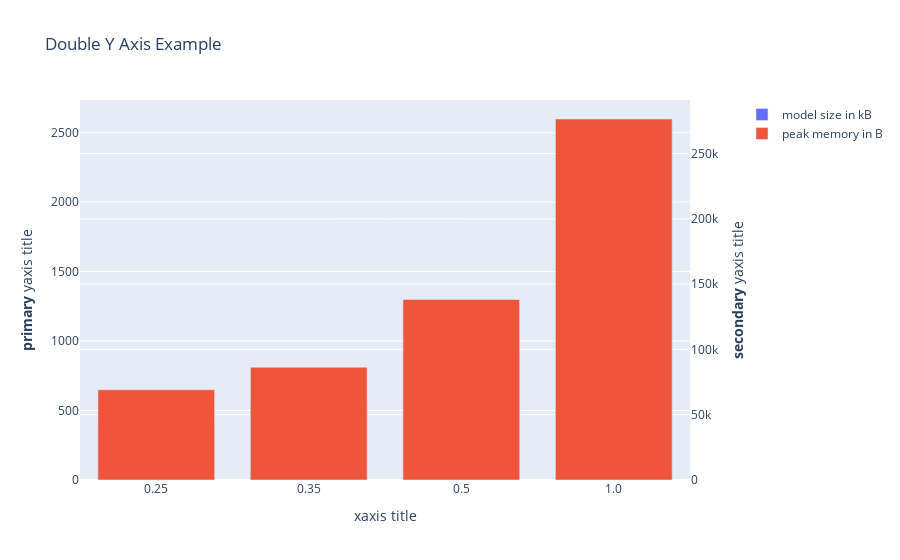

The code cell stored with this chart in its notebook:
### Code cell
# Create figure with secondary y-axis
fig = make_subplots(specs=[[{"secondary_y": True}]])
#fig = go.Figure()#specs=[[{"secondary_y": True}]])
# Add traces
fig.add_trace(go.Bar(x = mbnv2_df["alpha"],
                                   y = mbnv2_df["tflite_model_INT8_size_kb"],#, mbnv2_df["peak_memory_b"]], 
                                   name= "model size in kB"
                                   ),
                                   col=1,
                                   row=1,
                                   secondary_y=False)

fig.add_trace(go.Bar(x = mbnv2_df["alpha"],
                                   y = mbnv2_df["peak_memory_b"], 
                                   name= "peak memory in B"
                                   ),
                                   col=1,
                                   row=1,
                                   secondary_y=True)



# fig.add_trace(
#     go.Scatter(x=[2, 3, 4], y=[4, 5, 6], name="yaxis2 data"),
#     secondary_y=True,
# )

# Add figure title
fig.update_layout(
    title_text="Double Y Axis Example"
)

# Set x-axis title
fig.update_xaxes(title_text="xaxis title")

# Set y-axes titles
fig.update_yaxes(title_text="<b>primary</b> yaxis title", secondary_y=False)
fig.update_yaxes(title_text="<b>secondary</b> yaxis title", secondary_y=True)
fig.update_layout(barmode="group",
                  bargap=0.15, # gap between bars of adjacent location coordinates.
                    bargroupgap=0.1 # gap between bars of the same location coordinate.)
)
fig.show()

### Figure 1 — Plotly figure (JSON) as saved in the notebook; plotly's stock layout.template omitted (floating-point values rounded to 4 significant figures)
{"data": [{"name": "model size in kB", "type": "bar", "x": ["0.25", "0.35", "0.5", "1.0"], "xaxis": "x", "y": [393.5, 574.3, 918.8, 2597.0], "yaxis": "y"}, {"name": "peak memory in B", "type": "bar", "x": ["0.25", "0.35", "0.5", "1.0"], "xaxis": "x", "y": [69120, 86400, 138240, 276480], "yaxis": "y2"}], "layout": {"bargap": 0.15, "bargroupgap": 0.1, "barmode": "group", "title": {"text": "Double Y Axis Example"}, "xaxis": {"anchor": "y", "domain": [0, 0.94], "title": {"text": "xaxis title"}}, "yaxis": {"anchor": "x", "domain": [0, 1], "title": {"text": "<b>primary</b> yaxis title"}}, "yaxis2": {"anchor": "x", "overlaying": "y", "side": "right", "title": {"text": "<b>secondary</b> yaxis title"}}}}
